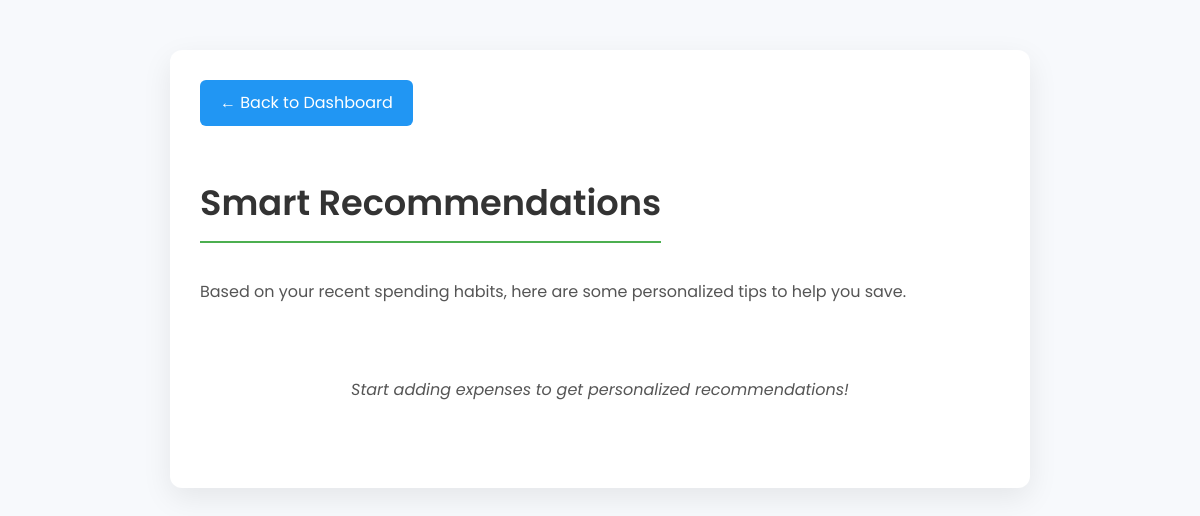
The page /user/recommendations.php (signed in) on the database as committed earlier.
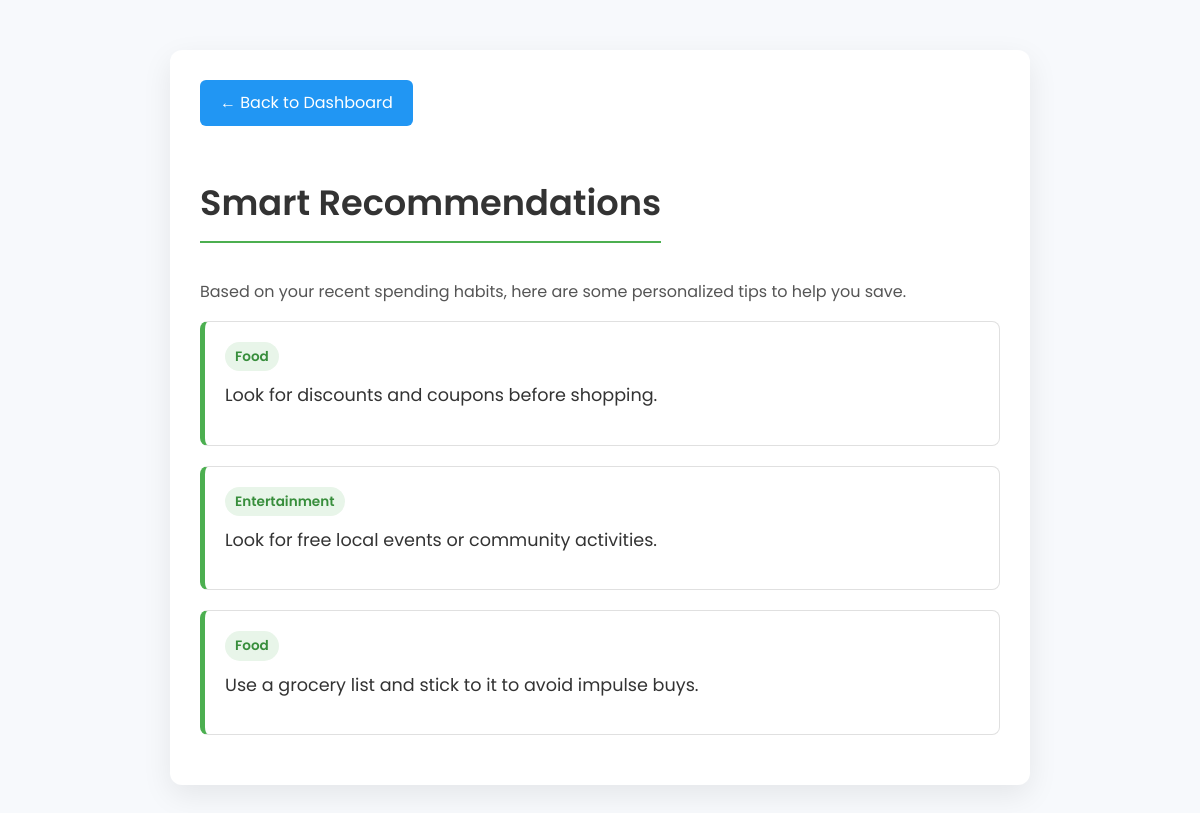
The same page on the database as committed later.
### tables this page shows
CREATE TABLE `financial_tips` (
  `id` int(11) NOT NULL,
  `category` varchar(50) NOT NULL,
  `tip` text NOT NULL,
  `action_link` varchar(255) DEFAULT NULL,
  `created_at` timestamp NOT NULL DEFAULT current_timestamp()
);

### includes/RecommendationEngine.php (called while the page is built, shortened)
<?php
class RecommendationEngine {
    private $conn;
    public function __construct($conn) {
        $this->conn = $conn;
    }
    public function getTopCategories($userId, $limit = 3) {
        $threeMonthsAgo = date('Y-m-d', strtotime('-3 months'));
        $stmt = $this->conn->prepare("
            SELECT category, SUM(amount) as total_amount
            FROM expenses
            WHERE user_id = ? AND expense_date >= ?
            GROUP BY category
            ORDER BY total_amount DESC
            LIMIT ?
        ");
        $stmt->bindParam(1, $userId, PDO::PARAM_INT);
        $stmt->bindParam(2, $threeMonthsAgo);
        $stmt->bindParam(3, $limit, PDO::PARAM_INT);
        $stmt->execute();
        return $stmt->fetchAll(PDO::FETCH_COLUMN);
    }
    public function getRecommendations($userId) {
        $topCategories = $this->getTopCategories($userId);
        if (empty($topCategories)) {
            return $this->getGenericTips();
        }
        $placeholders = str_repeat('?,', count($topCategories) - 1) . '?';
        $sql = "SELECT * FROM financial_tips WHERE category IN ($placeholders) ORDER BY RAND() LIMIT 5";
        $stmt = $this->conn->prepare($sql);
        $stmt->execute($topCategories);
        $recommendations = $stmt->fetchAll(PDO::FETCH_ASSOC);
        return $recommendations;
    }
    private function getGenericTips($limit = 3, $excludeCategories = []) {
        $sql = "SELECT * FROM financial_tips";
        $params = [];
        $sql .= " ORDER BY RAND() LIMIT ?";
        $stmt = $this->conn->prepare($sql);
        $stmt->bindValue(count($params) + 1, $limit, PDO::PARAM_INT);
        $stmt->execute();
        return $stmt->fetchAll(PDO::FETCH_ASSOC);
    }
}
?>

### user/recommendations.php (the view, shortened to what this page needs)
<?php
require_once '../includes/db_config.php';
require_once '../includes/RecommendationEngine.php';
$user_id = $_SESSION['user_id'];
$recommender = new RecommendationEngine($conn);
$recommendations = $recommender->getRecommendations($user_id);
?>
<!DOCTYPE html>
<html lang="en">
<head>
</head>
<body>
    <div class="container">
        <a href="dashboard.php" class="btn">&larr; Back to Dashboard</a>
        <br>
        <h2>Smart Recommendations</h2>
        <p>Based on your recent spending habits, here are some personalized tips to help you save.</p>
        <?php if (!empty($recommendations)): ?>
            <?php foreach ($recommendations as $rec): ?>
                <div class="recommendation-card">
                    <span class="category-tag"><?php echo htmlspecialchars($rec['category']); ?></span>
                    <div class="tip-content">
                        <?php echo htmlspecialchars($rec['tip']); ?>
                    </div>
                </div>
            <?php endforeach; ?>
        <?php else: ?>
            <div class="no-recs">
                <p>Start adding expenses to get personalized recommendations!</p>
            </div>
        <?php endif; ?>
    </div>
</body>
</html>

### user/recommendations.php (style rules this page uses)
:root { --primary-color: #4CAF50; --primary-dark: #388E3C; --secondary-color: #2196F3; --background-light: #f7f9fc; --card-background: #ffffff; --text-dark: #333333; --text-light: #555555; --border-color: #e0e0e0; --shadow-light: rgba(0, 0, 0, 0.08); }
body { font-family: 'Poppins', sans-serif; margin: 0; padding: 20px; background-color: var(--background-light); color: var(--text-light); line-height: 1.6; }
.container { max-width: 800px; margin: 30px auto; background: var(--card-background); padding: 30px; border-radius: 12px; box-shadow: 0 10px 30px var(--shadow-light); }
h2 { color: var(--text-dark); margin-bottom: 20px; font-weight: 600; font-size: 2.2em; border-bottom: 2px solid var(--primary-color); padding-bottom: 10px; display: inline-block; }
.btn { padding: 10px 20px; background: var(--secondary-color); color: white; border: none; border-radius: 6px; text-decoration: none; display: inline-block; margin-bottom: 20px; transition: background 0.3s; }
.recommendation-card { background: #fff; border: 1px solid var(--border-color); border-radius: 8px; padding: 20px; margin-bottom: 20px; transition: transform 0.2s, box-shadow 0.2s; border-left: 5px solid var(--primary-color); }
.category-tag { display: inline-block; padding: 4px 10px; background: #e8f5e9; color: var(--primary-dark); border-radius: 15px; font-size: 0.85em; font-weight: 600; margin-bottom: 10px; }
.tip-content { font-size: 1.1em; color: var(--text-dark); margin-bottom: 15px; }
.no-recs { text-align: center; padding: 40px; color: var(--text-light); font-style: italic; }

Rows that differ between the two databases and show on the page:
added financial_tips: category "Food", tip "Look for discounts and coupons before shopping."
added financial_tips: category "Entertainment", tip "Look for free local events or community activities."
added financial_tips: category "Food", tip "Use a grocery list and stick to it to avoid impulse buys."
Other text that changed with them:
text no longer shown: "Start adding expenses to get personalized recommendations!"
